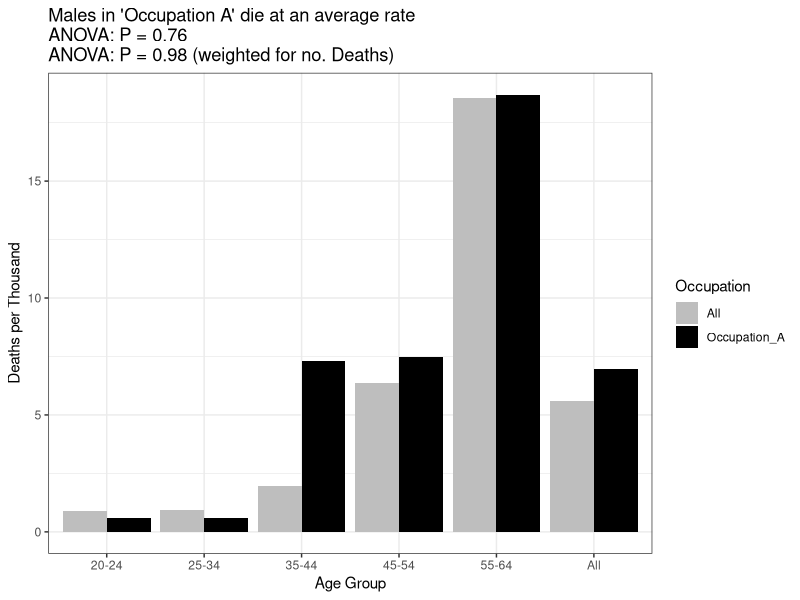
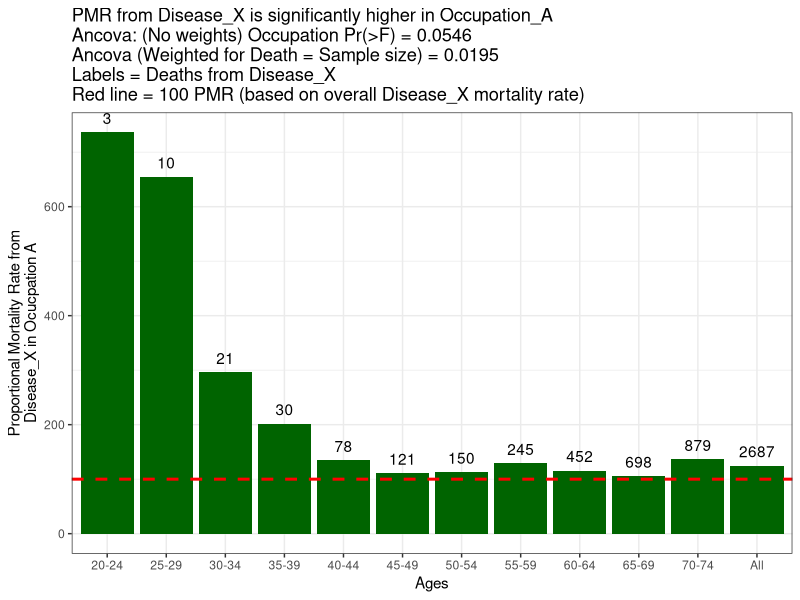
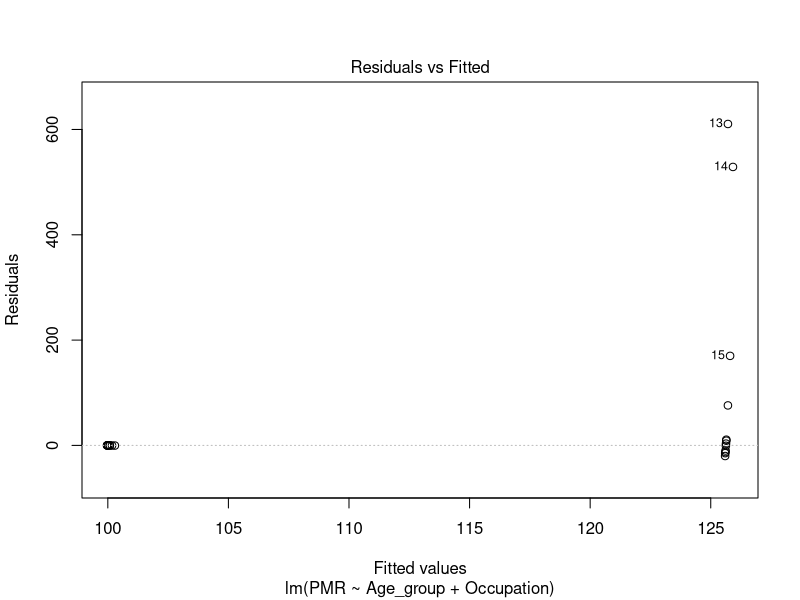
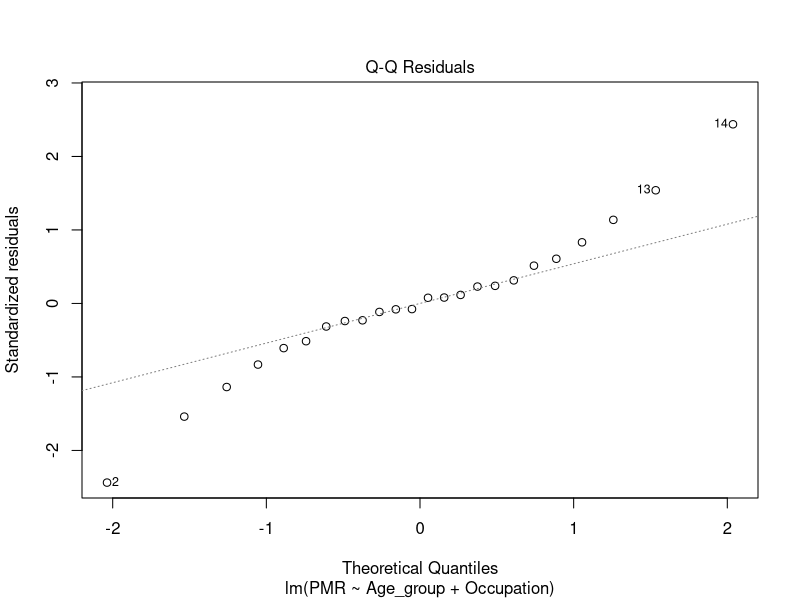
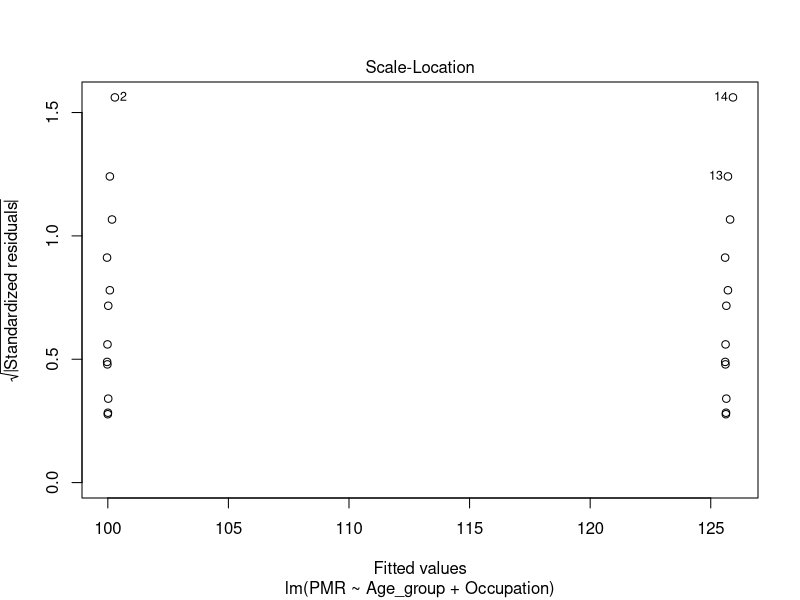
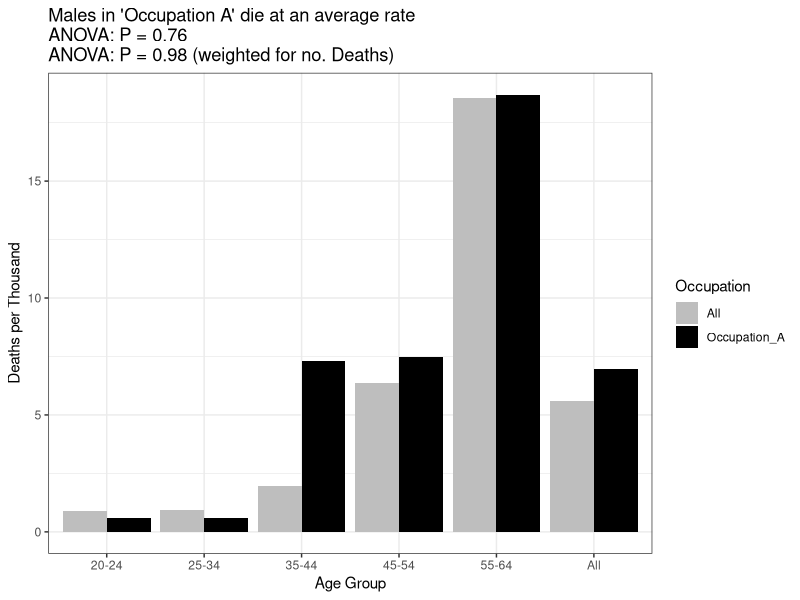
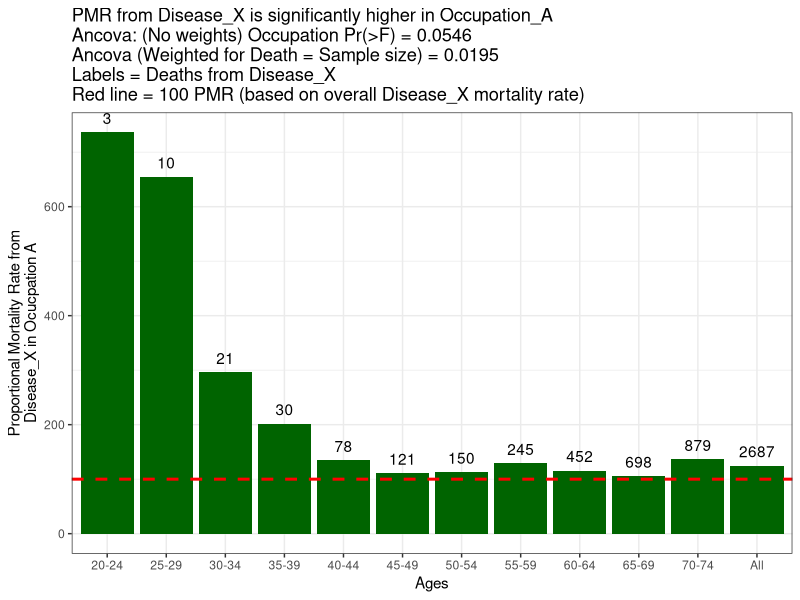

The R script that drew these images, in order:
#### read libraries ####
library(here)
library(tidyverse)
#setwd to relevant area first... hopefully source file location

#### define directories ####
DIR_PROJECT <- paste0(getwd(),"/") #can also do paste0(here()) as long as the root folder of here is in the relevant position
DIR_RAW   	<- paste0(DIR_PROJECT,"rawdata/")
DIR_DAT   	<- paste0(DIR_PROJECT,"data/")
DIR_FIG   	<- paste0(DIR_PROJECT,"figures/")

DIR_FIG_OUT  <- paste0(DIR_FIG,"001/")
DIR_DAT_OUT  <- paste0(DIR_DAT,"001/")
#presumably raw data will be inserted prior to script
  
if(!dir.exists(DIR_RAW)) dir.create(DIR_RAW)
if(!dir.exists(DIR_DAT)) dir.create(DIR_DAT)
if(!dir.exists(DIR_FIG)) dir.create(DIR_FIG)
if(!dir.exists(DIR_FIG_OUT)) dir.create(DIR_FIG_OUT)
if(!dir.exists(DIR_DAT_OUT)) dir.create(DIR_DAT_OUT)

#### Start analysis ####

#Example datasets from https://iiif.wellcomecollection.org/pdf/b32237686 for SMR and PMR
#For the PMR dataset I made up some values for the observed occupation A deaths, just for
#testing purposes and making examples
SMR_data <- read.csv("rawdata/001/SMR_example_data.csv")
PMR_data <-  read.csv("rawdata/001/PMR_example_data.csv")

#1) SMR data - stat test and visuaslise 
glimpse(SMR_data)

# Conduct ANOVA
anova_result_SMR <- aov(Deaths_per_thousand ~ Occupation, weights = Deaths, data = SMR_data)

# Summarise ANOVA results
summary(anova_result_SMR) 

#No weights   Df Sum Sq Mean Sq F value Pr(>F)
#Occupation   1    4.5    4.45     0.1  0.758
#Residuals   10  445.0   44.50      


#Make table
ggplot(SMR_data, aes(x = Age_group, y = Deaths_per_thousand, fill = Occupation)) +
  geom_col(position = "dodge") +  # Use geom_col() for dodged bar chart
  labs(x = "Age Group", y = "Deaths per Thousand", title = "Males in 'Occupation A' die at an average rate\
ANOVA: P = 0.76\
ANOVA: P = 0.98 (weighted for no. Deaths)") +
  scale_fill_manual(values = c("All" = "gray", "Occupation_A" = "black")) +  # Specify colors 
  theme_bw() 
ggsave(paste0(DIR_FIG_OUT,"SMR_death_rates.png"), width = 16, height = 9)

#2) PMR data - 
#Step 1: I want to look at the PMR... calculation is Observed_deaths_from_X / Deaths = PMR 
PMR_data_modified <- PMR_data %>% 
  mutate(PMR = (Observed_deaths_from_X / Expected_deaths_from_X) * 100) #making it in new df

glimpse(PMR_data_modified)


#Step 2: Statistical testing
# Initial ANOVA 
anova_result_PMR <- aov(PMR ~ Occupation, data = PMR_data_modified)
# Summarise ANOVA results
summary(anova_result_PMR)
#            Df Sum Sq Mean Sq F value Pr(>F)  
#Occupation   1 114637  114637   4.701 0.0412 *
#  Residuals   22 536494   24386     

#Clearly there are some age groups that aren't significantly different though 

# Trying ANCOVA under assumption Age_group and Death count impacts PMR 

ancova_result_PMR <-aov(PMR ~ Occupation + Age_group, weights = Deaths,  data = PMR_data_modified)
summary(ancova_result_PMR)  #adding weights  makes it significant 
             #Df Sum Sq Mean Sq  F value Pr(>F)   No Weights
#Occupation   1 114637  114637   4.738 0.0195 .
#Age_group   11 268247   24386   1.008 0.4990  
#Deaths       1  26281   26281   1.086 0.3219  
#Residuals   10 241966   24197

#ANCOVA must account for sample size as data is no longer significant without weightings 

#Step 2: Plot PMR of disease_X for Occupation_A
PMR_Occupation_A <- PMR_data_modified[PMR_data_modified$Occupation == 'Occupation_A', ]

ggplot(PMR_Occupation_A, aes (y = PMR, x = Age_group)) +
  geom_col(position = "dodge", fill = 'darkgreen')+
  geom_hline(yintercept = 100, linetype = "dashed", color = "red", size = 1) +
  geom_text(aes(label = round(Deaths)),
            vjust = -0.7)+
  labs(x = "Ages", y = "Proportional Mortality Rate from\
Disease_X in Ocucpation A", title = "PMR from Disease_X is significantly higher in Occupation_A\
Ancova: (No weights) Occupation Pr(>F) = 0.0546\ 
Ancova (Weighted for Death = Sample size) = 0.0195\
Labels = Deaths from Disease_X\
Red line = 100 PMR (based on overall Disease_X mortality rate)") +
  theme_bw() 
ggsave(paste0(DIR_FIG_OUT,"PMR_disease_X.png"), width = 16, height = 9)


#Testing linear regression modelling
# Example: Using 'Deaths' as weights in a linear regression model... so it takes into account sample size = deaths
model <- lm(PMR ~ Age_group + Occupation, data = PMR_data_modified, weights = Deaths)

# Summary of the model shows significant difference due to sample size
summary(model)

#Regression is almost certainly wrong here as based on assumptions 
plot(model, which = 1, add.smooth = FALSE)
plot(model, which = 2, add.smooth = FALSE)
plot(model, which = 3, add.smooth = FALSE)

